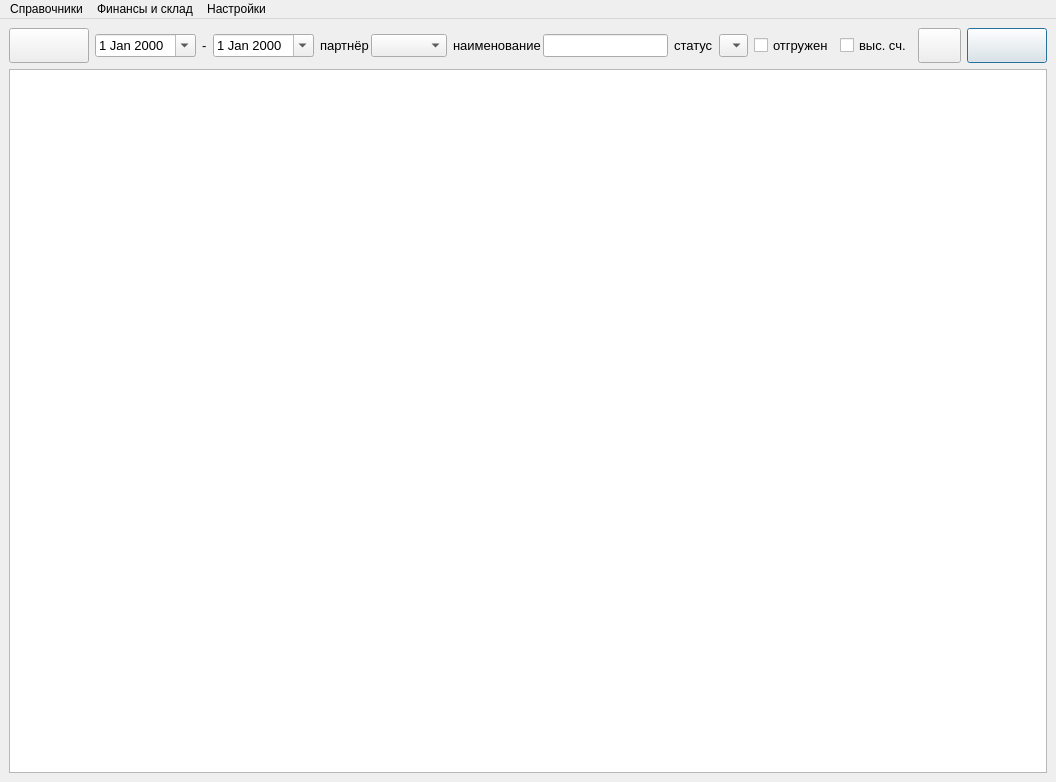
<?xml version="1.0" encoding="UTF-8"?>
<ui version="4.0">
 <class>MainWindow</class>
 <widget class="QMainWindow" name="MainWindow">
  <property name="geometry">
   <rect>
    <x>0</x>
    <y>0</y>
    <width>1056</width>
    <height>782</height>
   </rect>
  </property>
  <property name="windowTitle">
   <string>Заказы</string>
  </property>
  <property name="windowOpacity">
   <double>1.000000000000000</double>
  </property>
  <property name="layoutDirection">
   <enum>Qt::LeftToRight</enum>
  </property>
  <property name="styleSheet">
   <string notr="true"/>
  </property>
  <widget class="QWidget" name="centralwidget">
   <property name="styleSheet">
    <string notr="true">font-size: 10pt</string>
   </property>
   <layout class="QVBoxLayout" name="verticalLayout">
    <property name="spacing">
     <number>0</number>
    </property>
    <property name="leftMargin">
     <number>0</number>
    </property>
    <property name="topMargin">
     <number>0</number>
    </property>
    <property name="rightMargin">
     <number>0</number>
    </property>
    <property name="bottomMargin">
     <number>0</number>
    </property>
    <item>
     <widget class="QTabWidget" name="tabWidget">
      <property name="currentIndex">
       <number>0</number>
      </property>
      <property name="documentMode">
       <bool>true</bool>
      </property>
      <property name="tabBarAutoHide">
       <bool>true</bool>
      </property>
      <widget class="QWidget" name="tab">
       <property name="enabled">
        <bool>true</bool>
       </property>
       <attribute name="title">
        <string>заявки/продажи</string>
       </attribute>
       <layout class="QVBoxLayout" name="verticalLayout_2">
        <item>
         <layout class="QHBoxLayout" name="horizontalLayout_5">
          <item>
           <widget class="QPushButton" name="newButton">
            <property name="sizePolicy">
             <sizepolicy hsizetype="Minimum" vsizetype="Fixed">
              <horstretch>0</horstretch>
              <verstretch>0</verstretch>
             </sizepolicy>
            </property>
            <property name="minimumSize">
             <size>
              <width>80</width>
              <height>35</height>
             </size>
            </property>
            <property name="toolTip">
             <string>Новая запись</string>
            </property>
            <property name="text">
             <string/>
            </property>
           </widget>
          </item>
          <item>
           <layout class="QHBoxLayout" name="horizontalLayout_3">
            <item>
             <widget class="QDateEdit" name="beginDateEdit">
              <property name="calendarPopup">
               <bool>true</bool>
              </property>
             </widget>
            </item>
            <item>
             <widget class="QLabel" name="label">
              <property name="text">
               <string>-</string>
              </property>
             </widget>
            </item>
            <item>
             <widget class="QDateEdit" name="endDateEdit">
              <property name="calendarPopup">
               <bool>true</bool>
              </property>
             </widget>
            </item>
           </layout>
          </item>
          <item>
           <layout class="QHBoxLayout" name="horizontalLayout_2">
            <property name="spacing">
             <number>2</number>
            </property>
            <item>
             <widget class="QLabel" name="label_2">
              <property name="text">
               <string>партнёр</string>
              </property>
             </widget>
            </item>
            <item>
             <widget class="QComboBox" name="partnerComboBox">
              <property name="sizePolicy">
               <sizepolicy hsizetype="MinimumExpanding" vsizetype="Fixed">
                <horstretch>0</horstretch>
                <verstretch>0</verstretch>
               </sizepolicy>
              </property>
              <property name="editable">
               <bool>false</bool>
              </property>
              <property name="maxVisibleItems">
               <number>30</number>
              </property>
              <property name="sizeAdjustPolicy">
               <enum>QComboBox::AdjustToMinimumContentsLength</enum>
              </property>
             </widget>
            </item>
           </layout>
          </item>
          <item>
           <layout class="QHBoxLayout" name="horizontalLayout">
            <property name="spacing">
             <number>2</number>
            </property>
            <item>
             <widget class="QLabel" name="label_3">
              <property name="text">
               <string>наименование</string>
              </property>
             </widget>
            </item>
            <item>
             <widget class="QLineEdit" name="projectNameEdit"/>
            </item>
           </layout>
          </item>
          <item>
           <layout class="QHBoxLayout" name="horizontalLayout_4">
            <item>
             <widget class="QLabel" name="label_4">
              <property name="text">
               <string>статус</string>
              </property>
             </widget>
            </item>
            <item>
             <widget class="QComboBox" name="statusComboBox">
              <property name="sizePolicy">
               <sizepolicy hsizetype="MinimumExpanding" vsizetype="Fixed">
                <horstretch>0</horstretch>
                <verstretch>0</verstretch>
               </sizepolicy>
              </property>
              <property name="maxVisibleItems">
               <number>30</number>
              </property>
              <property name="sizeAdjustPolicy">
               <enum>QComboBox::AdjustToMinimumContentsLength</enum>
              </property>
             </widget>
            </item>
            <item>
             <widget class="QCheckBox" name="releasedCheckBox">
              <property name="text">
               <string>отгружен</string>
              </property>
             </widget>
            </item>
           </layout>
          </item>
          <item>
           <widget class="QCheckBox" name="invoiceNeedCheckBox">
            <property name="text">
             <string>выс. сч.</string>
            </property>
           </widget>
          </item>
          <item>
           <widget class="QPushButton" name="filterClearButton">
            <property name="enabled">
             <bool>true</bool>
            </property>
            <property name="sizePolicy">
             <sizepolicy hsizetype="Minimum" vsizetype="Fixed">
              <horstretch>0</horstretch>
              <verstretch>0</verstretch>
             </sizepolicy>
            </property>
            <property name="minimumSize">
             <size>
              <width>35</width>
              <height>35</height>
             </size>
            </property>
            <property name="toolTip">
             <string>&lt;html&gt;&lt;head/&gt;&lt;body&gt;&lt;p&gt;Очистить фильтр&lt;/p&gt;&lt;/body&gt;&lt;/html&gt;</string>
            </property>
            <property name="text">
             <string/>
            </property>
           </widget>
          </item>
          <item>
           <widget class="QPushButton" name="filterButton">
            <property name="sizePolicy">
             <sizepolicy hsizetype="Minimum" vsizetype="Fixed">
              <horstretch>0</horstretch>
              <verstretch>0</verstretch>
             </sizepolicy>
            </property>
            <property name="minimumSize">
             <size>
              <width>80</width>
              <height>35</height>
             </size>
            </property>
            <property name="sizeIncrement">
             <size>
              <width>0</width>
              <height>0</height>
             </size>
            </property>
            <property name="baseSize">
             <size>
              <width>0</width>
              <height>0</height>
             </size>
            </property>
            <property name="font">
             <font>
              <pointsize>10</pointsize>
             </font>
            </property>
            <property name="toolTip">
             <string>&lt;html&gt;&lt;head/&gt;&lt;body&gt;&lt;p&gt;Обновить (F5)&lt;/p&gt;&lt;/body&gt;&lt;/html&gt;</string>
            </property>
            <property name="styleSheet">
             <string notr="true"/>
            </property>
            <property name="text">
             <string/>
            </property>
            <property name="iconSize">
             <size>
              <width>22</width>
              <height>22</height>
             </size>
            </property>
            <property name="autoExclusive">
             <bool>false</bool>
            </property>
            <property name="autoDefault">
             <bool>false</bool>
            </property>
            <property name="default">
             <bool>true</bool>
            </property>
           </widget>
          </item>
         </layout>
        </item>
        <item>
         <widget class="QTableWidget" name="projectTable">
          <property name="contextMenuPolicy">
           <enum>Qt::DefaultContextMenu</enum>
          </property>
          <property name="styleSheet">
           <string notr="true"/>
          </property>
          <property name="editTriggers">
           <set>QAbstractItemView::NoEditTriggers</set>
          </property>
          <property name="alternatingRowColors">
           <bool>true</bool>
          </property>
          <property name="selectionMode">
           <enum>QAbstractItemView::ExtendedSelection</enum>
          </property>
          <property name="selectionBehavior">
           <enum>QAbstractItemView::SelectRows</enum>
          </property>
          <property name="textElideMode">
           <enum>Qt::ElideLeft</enum>
          </property>
          <property name="showGrid">
           <bool>false</bool>
          </property>
          <property name="gridStyle">
           <enum>Qt::NoPen</enum>
          </property>
          <property name="sortingEnabled">
           <bool>true</bool>
          </property>
          <attribute name="horizontalHeaderVisible">
           <bool>true</bool>
          </attribute>
          <attribute name="horizontalHeaderCascadingSectionResizes">
           <bool>false</bool>
          </attribute>
          <attribute name="horizontalHeaderHighlightSections">
           <bool>false</bool>
          </attribute>
          <attribute name="horizontalHeaderStretchLastSection">
           <bool>false</bool>
          </attribute>
          <attribute name="verticalHeaderVisible">
           <bool>false</bool>
          </attribute>
         </widget>
        </item>
       </layout>
      </widget>
     </widget>
    </item>
   </layout>
  </widget>
  <widget class="QMenuBar" name="menubar">
   <property name="geometry">
    <rect>
     <x>0</x>
     <y>0</y>
     <width>1056</width>
     <height>25</height>
    </rect>
   </property>
   <widget class="QMenu" name="menu_2">
    <property name="title">
     <string>Настройки</string>
    </property>
    <addaction name="settings_interface"/>
   </widget>
   <widget class="QMenu" name="menu_3">
    <property name="title">
     <string>Справочники</string>
    </property>
    <addaction name="lists_clients"/>
   </widget>
   <widget class="QMenu" name="menu">
    <property name="title">
     <string>Финансы и склад</string>
    </property>
    <addaction name="pays"/>
   </widget>
   <addaction name="menu_3"/>
   <addaction name="menu"/>
   <addaction name="menu_2"/>
  </widget>
  <action name="lists_clients">
   <property name="text">
    <string>Партнёры</string>
   </property>
  </action>
  <action name="settings_interface">
   <property name="text">
    <string>Интерфейс</string>
   </property>
  </action>
  <action name="connect_connection">
   <property name="text">
    <string>Подключиться к БД</string>
   </property>
  </action>
  <action name="lists_statuses">
   <property name="text">
    <string>Статусы</string>
   </property>
  </action>
  <action name="pays">
   <property name="text">
    <string>Входящие платежи</string>
   </property>
  </action>
 </widget>
 <tabstops>
  <tabstop>projectTable</tabstop>
  <tabstop>newButton</tabstop>
  <tabstop>beginDateEdit</tabstop>
  <tabstop>endDateEdit</tabstop>
  <tabstop>partnerComboBox</tabstop>
  <tabstop>projectNameEdit</tabstop>
  <tabstop>statusComboBox</tabstop>
  <tabstop>filterButton</tabstop>
  <tabstop>tabWidget</tabstop>
 </tabstops>
 <resources/>
 <connections/>
</ui>
